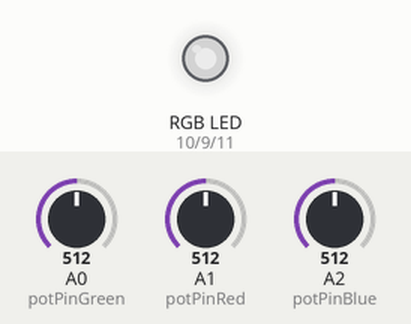
The sketch below on a simulated Arduino Uno, built with avr-gcc and run on an emulated ATmega328P. Parts: an RGB LED mixed from three pins (HIGH = lit). The inputs (shaded band) are chosen by the test bench; at power-on: A0 (potPinGreen) = 512, A1 (potPinRed) = 512, A2 (potPinBlue) = 512. Dim RGB values are drawn brighter than linear.

Above: at 1.2 s.
1.3 s: A0 (potPinGreen) set to 716
At 1.9 s:
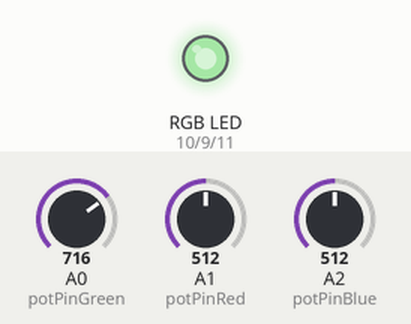
2.8 s: A1 (potPinRed) set to 716
At 4.0 s:
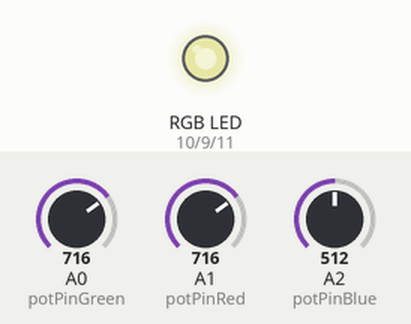
4.3 s: A2 (potPinBlue) set to 716
At 5.3 s:
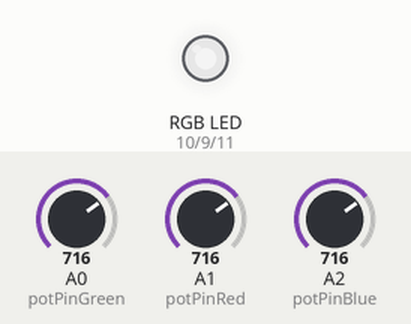
5.8 s: A0 (potPinGreen) set to 900
At 6.5 s:
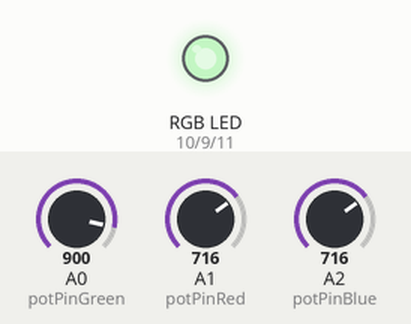
7.3 s: A1 (potPinRed) set to 900
At 7.6 s:
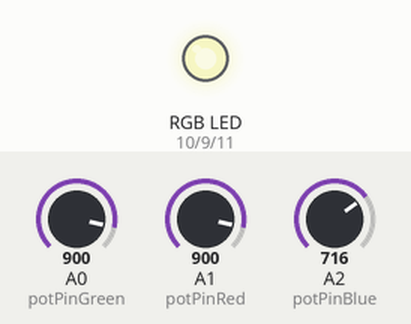
8.8 s: A2 (potPinBlue) set to 900
At 10.0 s:
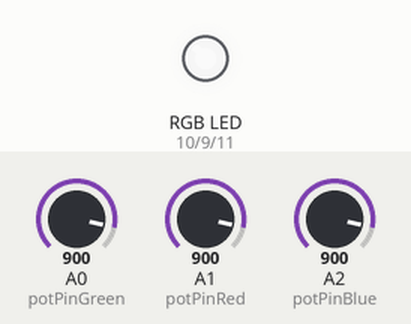
Timing chart, 0 to 11.3 s (numbered marks = the images above; inputs shaded):
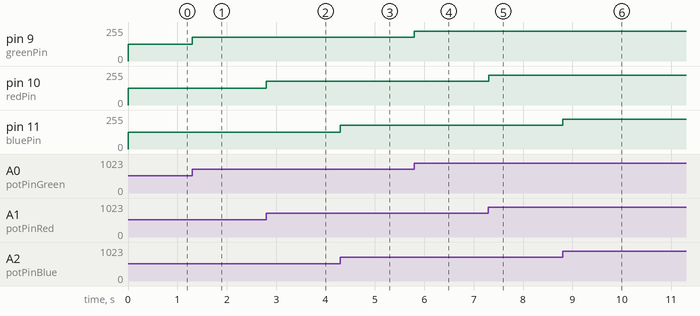

Measured:
- after the input at 1.3 s, pin 9 (greenPin): 127/255 → 178/255 at once
- after the input at 2.8 s, pin 10 (redPin): 127/255 → 178/255 at once
- after the input at 4.3 s, pin 11 (bluePin): 127/255 → 178/255 at once
- after the input at 5.8 s, pin 9 (greenPin): 178/255 → 224/255 at once
- after the input at 7.3 s, pin 10 (redPin): 178/255 → 224/255 at once
- after the input at 8.8 s, pin 11 (bluePin): 178/255 → 224/255 at once

The sketch:

analogRGBControl.ino
```cpp
const int potPinGreen = A0;
const int potPinRed = A1;
const int potPinBlue = A2;

const int greenPin = 9;
const int redPin = 10;
const int bluePin = 11;

int potValueGreen = 0;
int ledValueGreen = 0;
int potValueRed = 0;
int ledValueRed = 0;
int potValueBlue = 0;
int ledValueBlue = 0;

void setup() {
  // put your setup code here, to run once:
  pinMode(greenPin, OUTPUT);
  pinMode(redPin, OUTPUT);
  pinMode(bluePin, OUTPUT);
}

void loop() {
  // put your main code here, to run repeatedly:
  potValueGreen = analogRead(potPinGreen);
  ledValueGreen = map(potValueGreen, 0, 1023, 0, 255);

  potValueRed = analogRead(potPinRed);
  ledValueRed = map(potValueRed, 0, 1023, 0, 255);

  potValueBlue = analogRead(potPinBlue);
  ledValueBlue = map(potValueBlue, 0, 1023, 0, 255);

  setColor(ledValueGreen, ledValueRed, ledValueBlue);
}

void setColor(int green, int red, int blue){
  analogWrite(greenPin, green);
  analogWrite(redPin, red);
  analogWrite(bluePin, blue);
}
```
